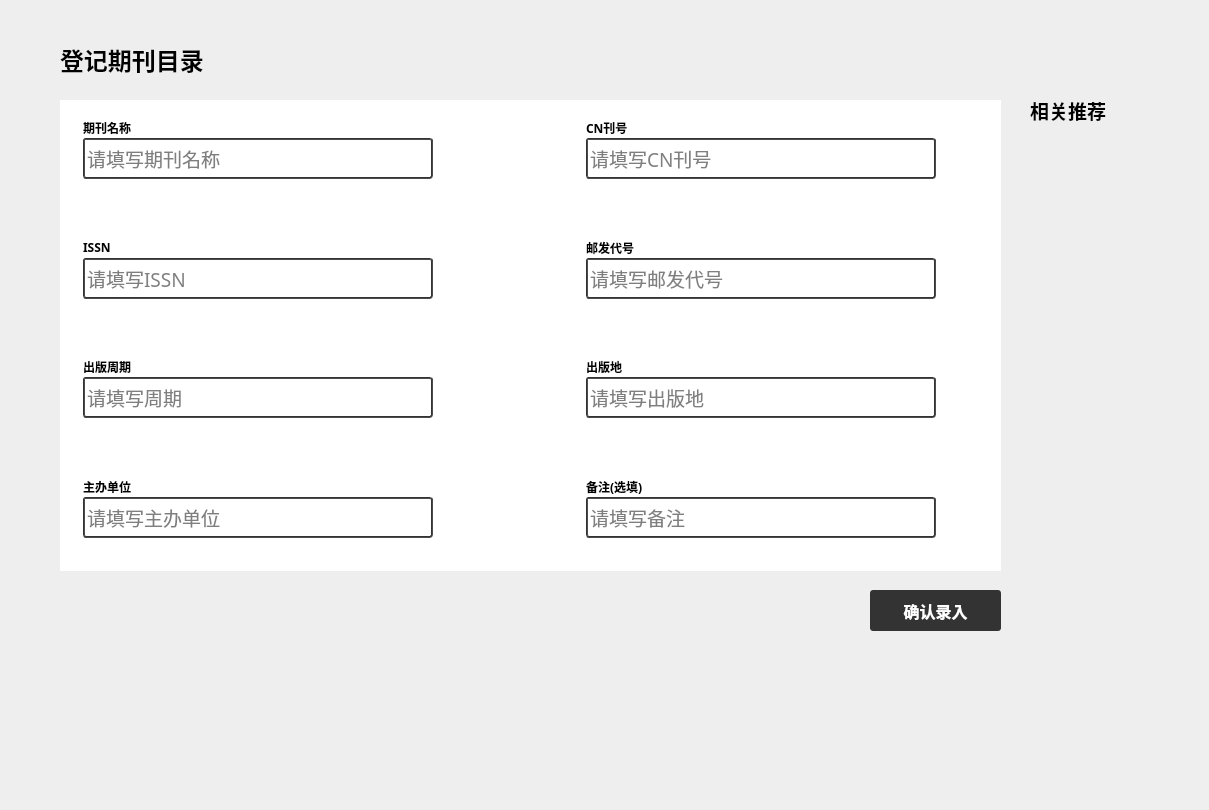
    <widget class="QWidget" name="page_4">
     <widget class="QLabel" name="label_24">
      <property name="geometry">
       <rect>
        <x>0</x>
        <y>0</y>
        <width>1200</width>
        <height>801</height>
       </rect>
      </property>
      <property name="styleSheet">
       <string notr="true">QLabel{
background-color:rgb(238, 238, 238);
}</string>
      </property>
      <property name="text">
       <string/>
      </property>
     </widget>
     <widget class="QWidget" name="widget_2" native="true">
      <property name="geometry">
       <rect>
        <x>60</x>
        <y>100</y>
        <width>941</width>
        <height>500</height>
       </rect>
      </property>
      <property name="styleSheet">
       <string notr="true">QLineEdit{
border:2px groove #333333;
border-radius:3px;
}
QLineEdit:focus{
	border: 3px solid #000000;
}</string>
      </property>
      <widget class="QLabel" name="label_41">
       <property name="geometry">
        <rect>
         <x>0</x>
         <y>0</y>
         <width>941</width>
         <height>471</height>
        </rect>
       </property>
       <property name="styleSheet">
        <string notr="true">background-color:rgb(255, 255, 255);
</string>
       </property>
       <property name="text">
        <string/>
       </property>
      </widget>
      <widget class="QWidget" name="layoutWidget">
       <property name="geometry">
        <rect>
         <x>20</x>
         <y>20</y>
         <width>861</width>
         <height>448</height>
        </rect>
       </property>
       <layout class="QVBoxLayout" name="verticalLayout_10">
        <property name="spacing">
         <number>30</number>
        </property>
        <item>
         <layout class="QHBoxLayout" name="horizontalLayout">
          <property name="spacing">
           <number>150</number>
          </property>
          <item>
           <layout class="QVBoxLayout" name="verticalLayout_2">
            <property name="spacing">
             <number>3</number>
            </property>
            <item>
             <widget class="QLabel" name="label_25">
              <property name="minimumSize">
               <size>
                <width>72</width>
                <height>15</height>
               </size>
              </property>
              <property name="maximumSize">
               <size>
                <width>72</width>
                <height>15</height>
               </size>
              </property>
              <property name="font">
               <font>
                <family>微软雅黑</family>
                <weight>75</weight>
                <bold>true</bold>
               </font>
              </property>
              <property name="text">
               <string>期刊名称</string>
              </property>
             </widget>
            </item>
            <item>
             <widget class="QLineEdit" name="lineEdit_2">
              <property name="minimumSize">
               <size>
                <width>350</width>
                <height>41</height>
               </size>
              </property>
              <property name="maximumSize">
               <size>
                <width>350</width>
                <height>41</height>
               </size>
              </property>
              <property name="font">
               <font>
                <family>微软雅黑</family>
                <pointsize>14</pointsize>
               </font>
              </property>
              <property name="styleSheet">
               <string notr="true">QLineEdit{
border:2px groove #333333;
border-radius:3px;
}
QLineEdit:focus{
	border: 3px solid #000000;
}</string>
              </property>
              <property name="text">
               <string/>
              </property>
              <property name="placeholderText">
               <string>请填写期刊名称</string>
              </property>
             </widget>
            </item>
            <item>
             <widget class="QLabel" name="label_26">
              <property name="font">
               <font>
                <family>微软雅黑</family>
                <pointsize>10</pointsize>
                <weight>50</weight>
                <bold>false</bold>
               </font>
              </property>
              <property name="styleSheet">
               <string notr="true">color:rgb(255, 85, 0);</string>
              </property>
              <property name="text">
               <string/>
              </property>
              <property name="alignment">
               <set>Qt::AlignLeading|Qt::AlignLeft|Qt::AlignTop</set>
              </property>
             </widget>
            </item>
           </layout>
          </item>
          <item>
           <layout class="QVBoxLayout" name="verticalLayout_3">
            <property name="spacing">
             <number>3</number>
            </property>
            <item>
             <widget class="QLabel" name="label_27">
              <property name="minimumSize">
               <size>
                <width>72</width>
                <height>15</height>
               </size>
              </property>
              <property name="maximumSize">
               <size>
                <width>72</width>
                <height>15</height>
               </size>
              </property>
              <property name="font">
               <font>
                <family>微软雅黑</family>
                <weight>75</weight>
                <bold>true</bold>
               </font>
              </property>
              <property name="text">
               <string>CN刊号</string>
              </property>
             </widget>
            </item>
            <item>
             <widget class="QLineEdit" name="lineEdit_3">
              <property name="minimumSize">
               <size>
                <width>350</width>
                <height>41</height>
               </size>
              </property>
              <property name="maximumSize">
               <size>
                <width>350</width>
                <height>41</height>
               </size>
              </property>
              <property name="font">
               <font>
                <family>微软雅黑</family>
                <pointsize>14</pointsize>
               </font>
              </property>
              <property name="styleSheet">
               <string notr="true">QLineEdit{
border:2px groove #333333;
border-radius:3px;
}
QLineEdit:focus{
	border: 3px solid #000000;
}</string>
              </property>
              <property name="text">
               <string/>
              </property>
              <property name="placeholderText">
               <string>请填写CN刊号</string>
              </property>
             </widget>
            </item>
            <item>
             <widget class="QLabel" name="label_28">
              <property name="font">
               <font>
                <family>微软雅黑</family>
                <pointsize>10</pointsize>
                <weight>50</weight>
                <bold>false</bold>
               </font>
              </property>
              <property name="styleSheet">
               <string notr="true">color:rgb(255, 85, 0);</string>
              </property>
              <property name="text">
               <string/>
              </property>
              <property name="alignment">
               <set>Qt::AlignLeading|Qt::AlignLeft|Qt::AlignTop</set>
              </property>
             </widget>
            </item>
           </layout>
          </item>
         </layout>
        </item>
        <item>
         <layout class="QHBoxLayout" name="horizontalLayout_3">
          <property name="spacing">
           <number>150</number>
          </property>
          <item>
           <layout class="QVBoxLayout" name="verticalLayout_4">
            <property name="spacing">
             <number>3</number>
            </property>
            <item>
             <widget class="QLabel" name="label_29">
              <property name="minimumSize">
               <size>
                <width>72</width>
                <height>15</height>
               </size>
              </property>
              <property name="maximumSize">
               <size>
                <width>72</width>
                <height>15</height>
               </size>
              </property>
              <property name="font">
               <font>
                <family>微软雅黑</family>
                <weight>75</weight>
                <bold>true</bold>
               </font>
              </property>
              <property name="text">
               <string>ISSN</string>
              </property>
             </widget>
            </item>
            <item>
             <widget class="QLineEdit" name="lineEdit_4">
              <property name="minimumSize">
               <size>
                <width>350</width>
                <height>41</height>
               </size>
              </property>
              <property name="maximumSize">
               <size>
                <width>350</width>
                <height>41</height>
               </size>
              </property>
              <property name="font">
               <font>
                <family>微软雅黑</family>
                <pointsize>14</pointsize>
               </font>
              </property>
              <property name="styleSheet">
               <string notr="true">QLineEdit{
border-radius:3px;
}</string>
              </property>
              <property name="text">
               <string/>
              </property>
              <property name="placeholderText">
               <string>请填写ISSN</string>
              </property>
             </widget>
            </item>
            <item>
             <widget class="QLabel" name="label_30">
              <property name="font">
               <font>
                <family>微软雅黑</family>
                <pointsize>10</pointsize>
                <weight>50</weight>
                <bold>false</bold>
               </font>
              </property>
              <property name="styleSheet">
               <string notr="true">color:rgb(255, 85, 0);</string>
              </property>
              <property name="text">
               <string/>
              </property>
              <property name="alignment">
               <set>Qt::AlignLeading|Qt::AlignLeft|Qt::AlignTop</set>
              </property>
             </widget>
            </item>
           </layout>
          </item>
          <item>
           <layout class="QVBoxLayout" name="verticalLayout_5">
            <property name="spacing">
             <number>3</number>
            </property>
            <item>
             <widget class="QLabel" name="label_31">
              <property name="minimumSize">
               <size>
                <width>72</width>
                <height>15</height>
               </size>
              </property>
              <property name="maximumSize">
               <size>
                <width>72</width>
                <height>15</height>
               </size>
              </property>
              <property name="font">
               <font>
                <family>微软雅黑</family>
                <weight>75</weight>
                <bold>true</bold>
               </font>
              </property>
              <property name="text">
               <string>邮发代号</string>
              </property>
             </widget>
            </item>
            <item>
             <widget class="QLineEdit" name="lineEdit_5">
              <property name="minimumSize">
               <size>
                <width>350</width>
                <height>41</height>
               </size>
              </property>
              <property name="maximumSize">
               <size>
                <width>350</width>
                <height>41</height>
               </size>
              </property>
              <property name="font">
               <font>
                <family>微软雅黑</family>
                <pointsize>14</pointsize>
               </font>
              </property>
              <property name="styleSheet">
               <string notr="true">QLineEdit{
border-radius:3px;
}</string>
              </property>
              <property name="text">
               <string/>
              </property>
              <property name="placeholderText">
               <string>请填写邮发代号</string>
              </property>
             </widget>
            </item>
            <item>
             <widget class="QLabel" name="label_32">
              <property name="font">
               <font>
                <family>微软雅黑</family>
                <pointsize>10</pointsize>
                <weight>50</weight>
                <bold>false</bold>
               </font>
              </property>
              <property name="styleSheet">
               <string notr="true">color:rgb(255, 85, 0);</string>
              </property>
              <property name="text">
               <string/>
              </property>
              <property name="alignment">
               <set>Qt::AlignLeading|Qt::AlignLeft|Qt::AlignTop</set>
              </property>
             </widget>
            </item>
           </layout>
          </item>
         </layout>
        </item>
        <item>
         <layout class="QHBoxLayout" name="horizontalLayout_4">
          <property name="spacing">
           <number>150</number>
          </property>
          <item>
           <layout class="QVBoxLayout" name="verticalLayout_6">
            <property name="spacing">
             <number>3</number>
            </property>
            <item>
             <widget class="QLabel" name="label_33">
              <property name="minimumSize">
               <size>
                <width>72</width>
                <height>15</height>
               </size>
              </property>
              <property name="maximumSize">
               <size>
                <width>72</width>
                <height>15</height>
               </size>
              </property>
              <property name="font">
               <font>
                <family>微软雅黑</family>
                <weight>75</weight>
                <bold>true</bold>
               </font>
              </property>
              <property name="text">
               <string>出版周期</string>
              </property>
             </widget>
            </item>
            <item>
             <widget class="QLineEdit" name="lineEdit_6">
              <property name="minimumSize">
               <size>
                <width>350</width>
                <height>41</height>
               </size>
              </property>
              <property name="maximumSize">
               <size>
                <width>350</width>
                <height>41</height>
               </size>
              </property>
              <property name="font">
               <font>
                <family>微软雅黑</family>
                <pointsize>14</pointsize>
               </font>
              </property>
              <property name="styleSheet">
               <string notr="true">QLineEdit{
border-radius:3px;
}</string>
              </property>
              <property name="text">
               <string/>
              </property>
              <property name="placeholderText">
               <string>请填写周期</string>
              </property>
             </widget>
            </item>
            <item>
             <widget class="QLabel" name="label_34">
              <property name="font">
               <font>
                <family>微软雅黑</family>
                <pointsize>10</pointsize>
                <weight>50</weight>
                <bold>false</bold>
               </font>
              </property>
              <property name="styleSheet">
               <string notr="true">color:rgb(255, 85, 0);</string>
              </property>
              <property name="text">
               <string/>
              </property>
              <property name="alignment">
               <set>Qt::AlignLeading|Qt::AlignLeft|Qt::AlignTop</set>
              </property>
             </widget>
            </item>
           </layout>
          </item>
          <item>
           <layout class="QVBoxLayout" name="verticalLayout_7">
            <property name="spacing">
             <number>3</number>
            </property>
            <item>
             <widget class="QLabel" name="label_35">
              <property name="minimumSize">
               <size>
                <width>72</width>
                <height>15</height>
               </size>
              </property>
              <property name="maximumSize">
               <size>
                <width>72</width>
                <height>15</height>
               </size>
              </property>
              <property name="font">
               <font>
                <family>微软雅黑</family>
                <weight>75</weight>
                <bold>true</bold>
               </font>
              </property>
              <property name="text">
               <string>出版地</string>
              </property>
             </widget>
            </item>
            <item>
             <widget class="QLineEdit" name="lineEdit_7">
              <property name="minimumSize">
               <size>
                <width>350</width>
                <height>41</height>
               </size>
              </property>
              <property name="maximumSize">
               <size>
                <width>350</width>
                <height>41</height>
               </size>
              </property>
              <property name="font">
               <font>
                <family>微软雅黑</family>
                <pointsize>14</pointsize>
               </font>
              </property>
              <property name="styleSheet">
               <string notr="true">QLineEdit{
border-radius:3px;
}</string>
              </property>
              <property name="text">
               <string/>
              </property>
              <property name="placeholderText">
               <string>请填写出版地</string>
              </property>
             </widget>
            </item>
            <item>
             <widget class="QLabel" name="label_36">
              <property name="font">
               <font>
                <family>微软雅黑</family>
                <pointsize>10</pointsize>
                <weight>50</weight>
                <bold>false</bold>
               </font>
              </property>
              <property name="styleSheet">
               <string notr="true">color:rgb(255, 85, 0);</string>
              </property>
              <property name="text">
               <string/>
              </property>
              <property name="alignment">
               <set>Qt::AlignLeading|Qt::AlignLeft|Qt::AlignTop</set>
              </property>
             </widget>
            </item>
           </layout>
          </item>
         </layout>
        </item>
        <item>
         <layout class="QHBoxLayout" name="horizontalLayout_5">
          <property name="spacing">
           <number>150</number>
          </property>
          <item>
           <layout class="QVBoxLayout" name="verticalLayout_8">
            <property name="spacing">
             <number>3</number>
            </property>
            <item>
             <widget class="QLabel" name="label_37">
              <property name="minimumSize">
               <size>
                <width>72</width>
                <height>15</height>
               </size>
              </property>
              <property name="maximumSize">
               <size>
                <width>72</width>
                <height>15</height>
               </size>
              </property>
              <property name="font">
               <font>
                <family>微软雅黑</family>
                <weight>75</weight>
                <bold>true</bold>
               </font>
              </property>
              <property name="text">
               <string>主办单位</string>
              </property>
             </widget>
            </item>
            <item>
             <widget class="QLineEdit" name="lineEdit_8">
              <property name="minimumSize">
               <size>
                <width>350</width>
                <height>41</height>
               </size>
              </property>
              <property name="maximumSize">
               <size>
                <width>350</width>
                <height>41</height>
               </size>
              </property>
              <property name="font">
               <font>
                <family>微软雅黑</family>
                <pointsize>14</pointsize>
               </font>
              </property>
              <property name="styleSheet">
               <string notr="true">QLineEdit{
border-radius:3px;
}</string>
              </property>
              <property name="text">
               <string/>
              </property>
              <property name="placeholderText">
               <string>请填写主办单位</string>
              </property>
             </widget>
            </item>
            <item>
             <widget class="QLabel" name="label_38">
              <property name="font">
               <font>
                <family>微软雅黑</family>
                <pointsize>10</pointsize>
                <weight>50</weight>
                <bold>false</bold>
               </font>
              </property>
              <property name="styleSheet">
               <string notr="true">color:rgb(255, 85, 0);</string>
              </property>
              <property name="text">
               <string/>
              </property>
              <property name="alignment">
               <set>Qt::AlignLeading|Qt::AlignLeft|Qt::AlignTop</set>
              </property>
             </widget>
            </item>
           </layout>
          </item>
          <item>
           <layout class="QVBoxLayout" name="verticalLayout_9">
            <property name="spacing">
             <number>3</number>
            </property>
            <item>
             <widget class="QLabel" name="label_39">
              <property name="minimumSize">
               <size>
                <width>72</width>
                <height>15</height>
               </size>
              </property>
              <property name="maximumSize">
               <size>
                <width>72</width>
                <height>15</height>
               </size>
              </property>
              <property name="font">
               <font>
                <family>微软雅黑</family>
                <weight>75</weight>
                <bold>true</bold>
               </font>
              </property>
              <property name="text">
               <string>备注(选填)</string>
              </property>
             </widget>
            </item>
            <item>
             <widget class="QLineEdit" name="lineEdit_9">
              <property name="minimumSize">
               <size>
                <width>350</width>
                <height>41</height>
               </size>
              </property>
              <property name="maximumSize">
               <size>
                <width>350</width>
                <height>41</height>
               </size>
              </property>
              <property name="font">
               <font>
                <family>微软雅黑</family>
                <pointsize>14</pointsize>
               </font>
              </property>
              <property name="styleSheet">
               <string notr="true">QLineEdit{
border-radius:3px;
}</string>
              </property>
              <property name="text">
               <string/>
              </property>
              <property name="placeholderText">
               <string>请填写备注</string>
              </property>
             </widget>
            </item>
            <item>
             <widget class="QLabel" name="label_40">
              <property name="font">
               <font>
                <family>微软雅黑</family>
                <pointsize>10</pointsize>
                <weight>50</weight>
                <bold>false</bold>
               </font>
              </property>
              <property name="styleSheet">
               <string notr="true">color:rgb(255, 85, 0);</string>
              </property>
              <property name="text">
               <string/>
              </property>
              <property name="alignment">
               <set>Qt::AlignLeading|Qt::AlignLeft|Qt::AlignTop</set>
              </property>
             </widget>
            </item>
           </layout>
          </item>
         </layout>
        </item>
       </layout>
      </widget>
     </widget>
     <widget class="QPushButton" name="pushButton_9">
      <property name="geometry">
       <rect>
        <x>870</x>
        <y>590</y>
        <width>131</width>
        <height>41</height>
       </rect>
      </property>
      <property name="font">
       <font>
        <family>微软雅黑</family>
        <pointsize>12</pointsize>
        <weight>75</weight>
        <bold>true</bold>
       </font>
      </property>
      <property name="cursor">
       <cursorShape>PointingHandCursor</cursorShape>
      </property>
      <property name="styleSheet">
       <string notr="true">QPushButton{
background-color:#333333;
color:rgb(255, 255, 255);
border-radius:3px;
}
QPushButton:hover{
background-color:#000000;
}</string>
      </property>
      <property name="text">
       <string>确认录入</string>
      </property>
     </widget>
     <widget class="QLabel" name="label_42">
      <property name="geometry">
       <rect>
        <x>60</x>
        <y>30</y>
        <width>191</width>
        <height>60</height>
       </rect>
      </property>
      <property name="font">
       <font>
        <family>微软雅黑</family>
        <pointsize>18</pointsize>
        <weight>75</weight>
        <bold>true</bold>
       </font>
      </property>
      <property name="text">
       <string>登记期刊目录</string>
      </property>
     </widget>
     <widget class="QLabel" name="label_43">
      <property name="geometry">
       <rect>
        <x>1030</x>
        <y>90</y>
        <width>120</width>
        <height>41</height>
       </rect>
      </property>
      <property name="font">
       <font>
        <family>微软雅黑</family>
        <pointsize>14</pointsize>
        <weight>75</weight>
        <bold>true</bold>
       </font>
      </property>
      <property name="text">
       <string>相关推荐</string>
      </property>
     </widget>
     <widget class="QLabel" name="label_44">
      <property name="geometry">
       <rect>
        <x>1030</x>
        <y>140</y>
        <width>151</width>
        <height>211</height>
       </rect>
      </property>
      <property name="text">
       <string/>
      </property>
      <property name="pixmap">
       <pixmap resource="myicon.qrc">:/icons/backbook.jpg</pixmap>
      </property>
      <property name="scaledContents">
       <bool>true</bool>
      </property>
     </widget>
     <widget class="QLabel" name="label_45">
      <property name="geometry">
       <rect>
        <x>1030</x>
        <y>360</y>
        <width>151</width>
        <height>211</height>
       </rect>
      </property>
      <property name="text">
       <string/>
      </property>
      <property name="pixmap">
       <pixmap resource="myicon.qrc">:/icons/backbook.jpg</pixmap>
      </property>
      <property name="scaledContents">
       <bool>true</bool>
      </property>
     </widget>
    </widget>
